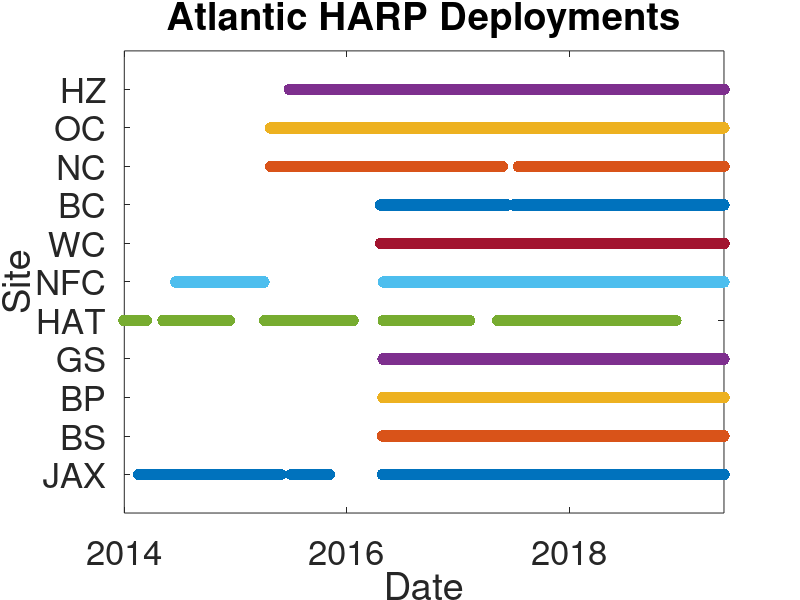

This chart was generated by the following MATLAB code:
HZ = [datenum([2015,06,26]), datenum([2016,04,22]);
    datenum([2016,04,22]), datenum([2017,07,08]);
    datenum([2017,07,08]),datenum([2018,06,11]);
    datenum([2018,06,11]),datenum([2019,05,21])];
OC = [datenum([2015,04,25]), datenum([2016,04,23]);
    datenum([2016,04,24]), datenum([2017,07,07]);
    datenum([2017,07,07]),datenum([2018,06,09]);
    datenum([2018,06,10]),datenum([2019,05,21])];
NC = [datenum([2015,04,26]), datenum([2016,04,21]);
    datenum([2016,04,21]), datenum([2017,05,24]);
    datenum([2017,07,16]),datenum([2018,06,09]);
    datenum([2018,06,09]),datenum([2019,05,21])];
BC = [datenum([2016,04,20]), datenum([2017,06,10]);
    datenum([2017,06,30]),datenum([2018,06,03]);
    datenum([2018,06,03]),datenum([2019,05,21])];
WC = [datenum([2016,04,20]), datenum([2017,06,29]);
    datenum([2017,06,29]),datenum([2018,06,02]);
    datenum([2018,06,02]),datenum([2019,05,21])];
NFC = [datenum([2014,06,19]), datenum([2015,04,04]);
    datenum([2016,04,30]), datenum([2017,06,28]);
    datenum([2017,06,29]),datenum([2018,06,02]);
    datenum([2018,06,02]),datenum([2019,05,21])];
% NFC = [ datenum([2016,04,30]), datenum([2017,06,28]);
%     datenum([2017,06,29]),datenum([2018,06,02]);
%     datenum([2018,06,02]),datenum([2019,05,21])];
HAT = [datenum([2012,03,15]), datenum([2012,04,11]);
    datenum([2012,10,29]), datenum([2013,05,09]);
    datenum([2013,05,29]),datenum([2014,03,14]);
    datenum([2014,05,08]),datenum([2014,12,11]);
    datenum([2015,04,06]),datenum([2016,01,21]);
    datenum([2016,04,29]),datenum([2017,02,06]);
    datenum([2017,05,09]),datenum([2017,10,25]);
    datenum([2017,05,09]),datenum([2017,06,28]);
    datenum([2017,10,26]),datenum([2018,05,31]);
    datenum([2017,10,26]),datenum([2018,06,01]);
    datenum([2018,06,01]),datenum([2018,12,14])];
% HAT = [ datenum([2016,04,29]),datenum([2017,02,06]);
%     datenum([2017,05,09]),datenum([2017,10,25]);
%     datenum([2017,05,09]),datenum([2017,06,28]);
%     datenum([2017,10,26]),datenum([2018,05,31]);
%     datenum([2017,10,26]),datenum([2018,06,01]);
%     datenum([2018,06,01]),datenum([2018,12,14]);
%     datenum([2018,12,13]),datenum([2019,05,21])];
GS = [datenum([2016,04,28]), datenum([2017,06,27]);
    datenum([2017,06,27]),datenum([2018,06,28]);
    datenum([2018,06,28]),datenum([2019,05,21])];
BP = [datenum([2016,04,28]), datenum([2017,06,27]);
    datenum([2017,06,27]),datenum([2018,06,27]);
    datenum([2018,06,27]),datenum([2019,05,21])];
BS = [datenum([2016,04,27]), datenum([2017,06,26]);
    datenum([2017,06,26]),datenum([2018,06,27]);
    datenum([2018,06,27]),datenum([2019,05,21])];
JAX = [datenum([2009,04,01]), datenum([2009,05,24]);
    datenum([2009,04,01]), datenum([2009,09,05]);
    datenum([2009,09,16]),datenum([2009,12,27]);
    datenum([2010,02,21]),datenum([2010,07,30]);
    datenum([2010,03,09]),datenum([2010,08,19]);
    datenum([2010,08,26]),datenum([2011,01,25]);
    datenum([2010,08,26]),datenum([2011,02,01]);
    datenum([2011,02,01]),datenum([2011,07,14]);
    datenum([2013,05,12]),datenum([2013,06,20]);
    datenum([2014,02,17]),datenum([2014,08,23]);
    datenum([2014,08,23]),datenum([2015,05,29]);
    datenum([2015,07,02]),datenum([2015,11,04]);
    datenum([2016,04,26]),datenum([2017,06,25]);
    datenum([2017,06,25]),datenum([2018,06,28]);
    datenum([2018,06,28]),datenum([2019,05,21])];
% JAX = [datenum([2016,04,26]),datenum([2017,06,25]);
%     datenum([2017,06,25]),datenum([2018,06,28]);
%     datenum([2018,06,28]),datenum([2019,05,21])];


sites = {HZ,OC,NC,BC,WC,NFC,HAT,GS,BP,BS,JAX};
dates = [datenum([2009,01,01]):1:datenum([2019,05,21])];
% dates = [datenum([2016,01,01]):1:datenum([2019,05,21])];
dates(2:length(sites)+1,:) = NaN;

q = length(sites);
for i = 1:length(sites)
    for j = 1:length(sites{i})
        a = find(dates(1,:)>=sites{i}(j,1));
        b = find(dates(1,:)<=sites{i}(j,end));
        ind = intersect(a,b);
        dates(i+1,ind) = q;
    end
    q = q-1;
end

figure
plot(dates(1,:),dates(12,:),'.','MarkerSize',25);
hold on
plot(dates(1,:),dates(11,:),'.','MarkerSize',25);
plot(dates(1,:),dates(10,:),'.','MarkerSize',25);
plot(dates(1,:),dates(9,:),'.','MarkerSize',25);
plot(dates(1,:),dates(8,:),'.','MarkerSize',25);
plot(dates(1,:),dates(7,:),'.','MarkerSize',25);
plot(dates(1,:),dates(6,:),'.','MarkerSize',25);
plot(dates(1,:),dates(5,:),'.','MarkerSize',25);
plot(dates(1,:),dates(4,:),'.','MarkerSize',25);
plot(dates(1,:),dates(3,:),'.','MarkerSize',25);
plot(dates(1,:),dates(2,:),'.','MarkerSize',25);
hold off
ylim([0 12]);
yticks([1 2 3 4 5 6 7 8 9 10 11]);
yticklabels({'JAX','BS','BP','GS','HAT','NFC','WC','BC','NC','OC','HZ'});
xlabel('Date');
ylabel('Site');
title('Atlantic HARP Deployments');
set(gca,'fontSize',25)
% xticks([datenum(2009,01,01),datenum(2010,01,01),datenum(2011,01,01),...
%     datenum(2012,01,01),datenum(2013,01,01),datenum(2014,01,01),...
%     datenum(2015,01,01), datenum(2016,01,01),datenum(2017,01,01),...
%     datenum(2018,01,01),datenum(2019,01,01)]);
datetick('x');
xlim([dates(1,1827) dates(1,end)]);

saveas(gcf,'Atl_HARP_Deps','tiff');